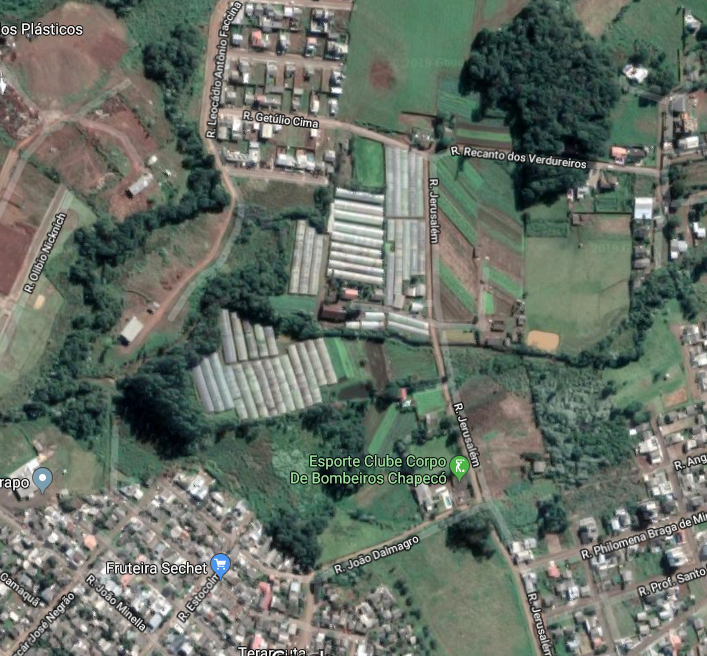
#> input picture DOJOs/greenAreaDetection/img1.png, 707 x 656 px
$ python index.py   (older library calls are emulated)
#> lines starting #> are read from the running program, lines starting #| are printed output that depends on the picture; after the words box and inside, x2 and y2 are one past the last pixel; in counts of white or black regions, pixels touching at a corner belong together
#> further down, img is the input picture: shape (656, 707, 3); mean B, G, R 101.8, 112.2, 103.2
import cv2 as cv
import numpy as np
from functools import reduce

def resize(img, ratio=2):
    return cv.resize(img, 480)


def dstretch(A, tol=None):
    orig_shape = A.shape
#> orig_shape = (656, 707, 3)
    A = A.reshape((-1, 3)).astype(np.float)

    cov = np.cov(A.T)
#> cov = [[1351.1, 1367.7, 1576.6], [1367.7, 1464.6, 1612.7], [1576.6, 1612.7, 2036.3]]
    sigma = np.diag(np.sqrt(cov.diagonal()))
#> sigma = [[36.76, 0, 0], [0, 38.27, 0], [0, 0, 45.13]]

    eigval, V = np.linalg.eig(cov)
#> eigval = [4691.9, 35.91, 124.2]; V = [[-0.53, -0.791, -0.306], [-0.548, 0.595, -0.588], [-0.647, 0.144, 0.748]]
    S = np.diag(1 / np.sqrt(eigval))
#> S = [[0.0146, 0, 0], [0, 0.167, 0], [0, 0, 0.0897]]
    mean = np.mean(A, axis=0)
#> mean = [101.8, 112.2, 103.2]
    A -= mean
    T = reduce(np.dot, [sigma, V, S, V.T])
#> T = [[4.3, -2.14, -1.27], [-2.22, 3.61, -0.767], [-1.56, -0.904, 2.7]]

    offset = mean - np.dot(mean, T) ## mean * T == np.dot(mean, T)
#> offset = [74.62, 17.41, 39.92]

    A = np.dot(A, T)
    A += mean + offset

    B = A.reshape(orig_shape)
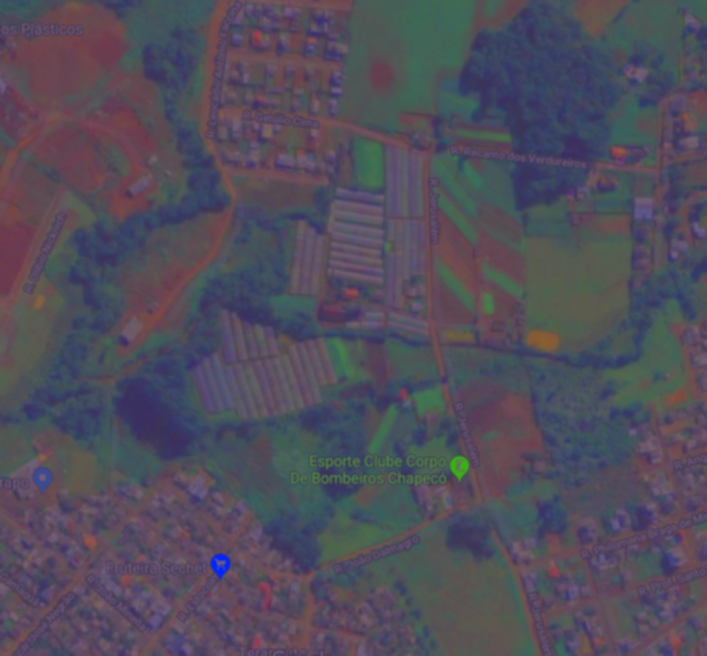
#> B: shape (656, 707, 3) float64; mean of channels 0, 1, 2 176.4, 129.6, 143.1; drawn with min black and max white

    for channel in range(3):
        if tol:
            low, high = np.percentline(B[:, :, channel], 100 * tol), np.percentline(B[:, :, channel], 100 - 100 * tol)
            B[B < low] = low
            B[B > high] = high

        B[:, :, channel] = 255 * (B[:, :, channel] - B[:, :, channel].min()) / (B[:, :, channel].max() - B[:, :, channel].min())
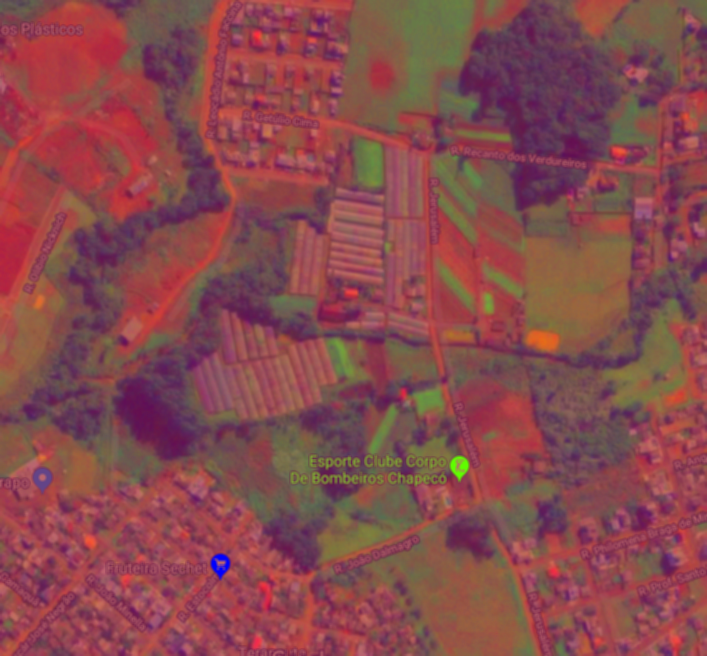
#> B: shape (656, 707, 3) float64; mean of channels 0, 1, 2 77.8, 74.4, 135.7; drawn with min black and max white

    return B.astype(np.uint8)


img = cv.imread("img1.png")
#img = cv.resize(img, int(img.shape[1] / 2))

k = 3
gaussian = cv.blur(img, (k, k))

saturated = dstretch(gaussian)

saturated[:, :, 0] = 0
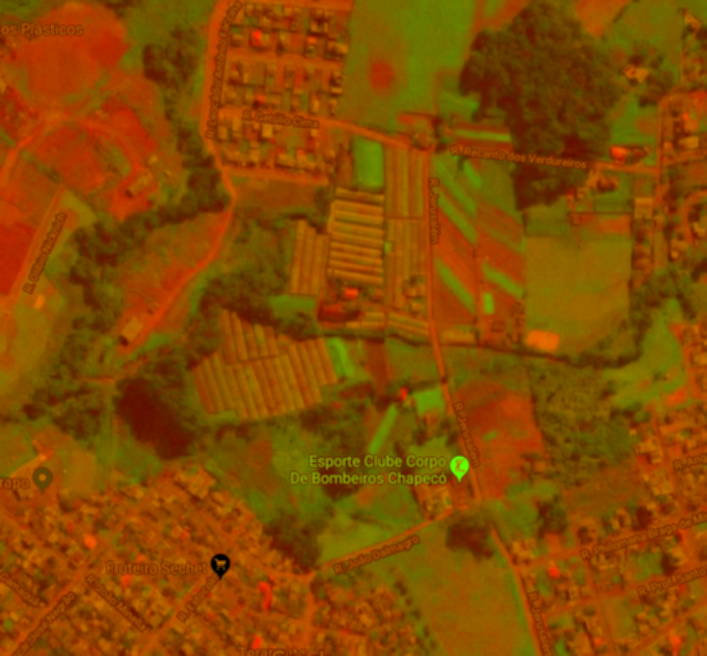
#> saturated: shape (656, 707, 3); mean B, G, R 0, 73.9, 135.2
saturated[:, :, 2] = 0
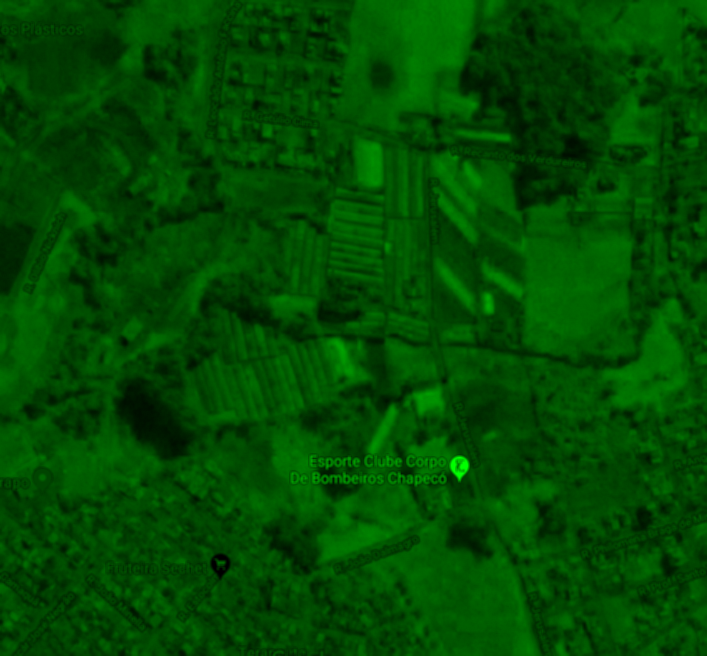
#> saturated: shape (656, 707, 3); mean B, G, R 0, 73.9, 0

ret, binary_img = cv.threshold(saturated, 127, 255, cv.THRESH_BINARY)
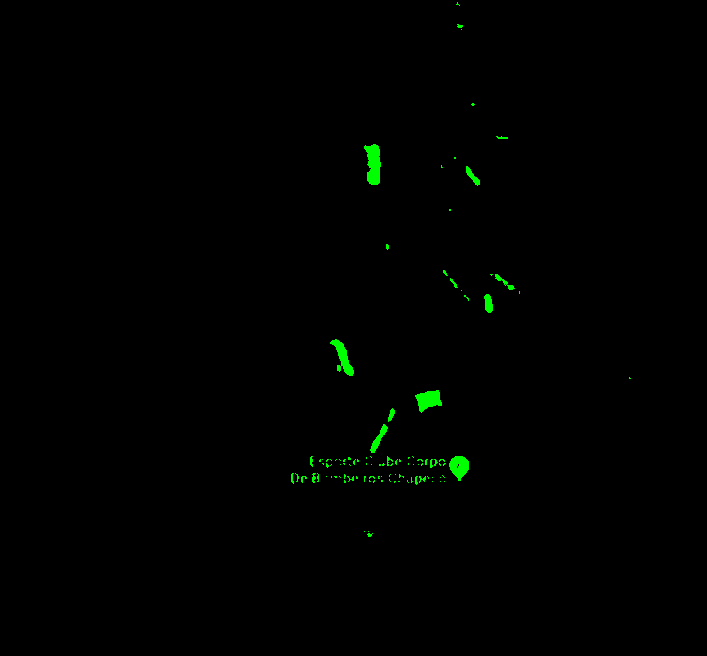
#> binary_img: shape (656, 707, 3); mean B, G, R 0, 1.5, 0

kernel = np.ones((k, k), np.uint8)
eroded = cv.erode(binary_img, kernel, iterations=1)

mask = cv.cvtColor(eroded, cv.COLOR_BGR2GRAY)
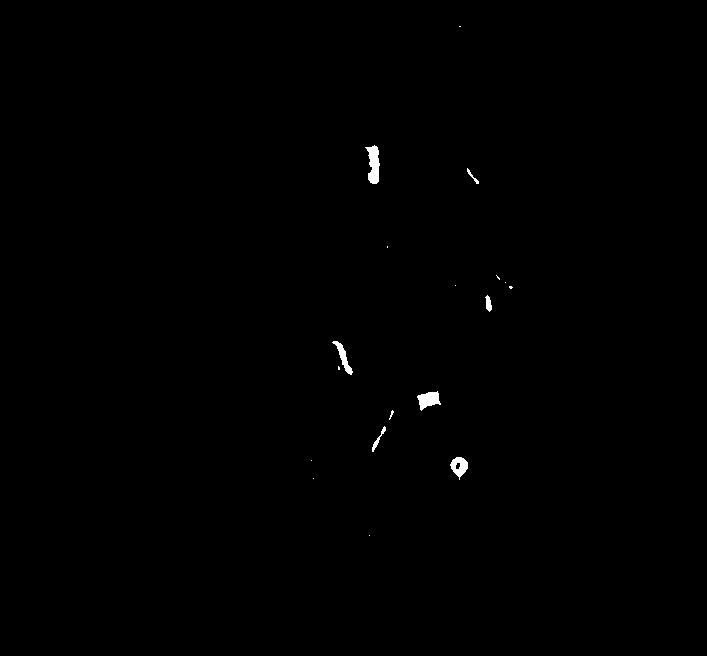
#> mask: shape (656, 707); values 0 (black) and 150 (white), 0.29% white; 18 white regions (11 under 20 px), largest, box (x1, y1, x2, y2) and area: (365, 145, 380, 184) 366, (417, 391, 441, 411) 284, (450, 457, 468, 480) 236
classification = cv.subtract(img, eroded)

cv.imshow("Output", classification)

cv.waitKey(0)
cv.destroyAllWindows()
